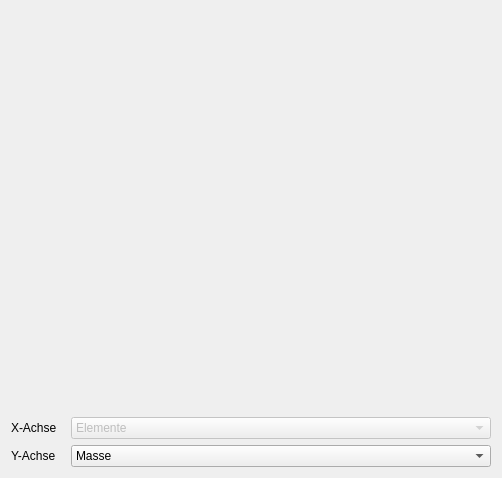
          <widget class="QWidget" name="subTab_220">
           <attribute name="title">
            <string>Massenverteilung</string>
           </attribute>
           <layout class="QVBoxLayout" name="verticalLayout_19">
            <item>
             <layout class="QVBoxLayout" name="verticalLayout_220">
              <item>
               <widget class="MplWidget" name="MplWidget_220" native="true">
                <property name="minimumSize">
                 <size>
                  <width>480</width>
                  <height>400</height>
                 </size>
                </property>
                <property name="toolTip">
                 <string notr="true"/>
                </property>
                <property name="statusTip">
                 <string notr="true"/>
                </property>
                <property name="whatsThis">
                 <string notr="true"/>
                </property>
               </widget>
              </item>
              <item>
               <layout class="QHBoxLayout" name="horizontalLayout_221">
                <item>
                 <widget class="QLabel" name="label_221">
                  <property name="text">
                   <string>X-Achse</string>
                  </property>
                 </widget>
                </item>
                <item>
                 <widget class="QComboBox" name="comboBox_xAxis_221">
                  <property name="enabled">
                   <bool>false</bool>
                  </property>
                  <property name="minimumSize">
                   <size>
                    <width>420</width>
                    <height>0</height>
                   </size>
                  </property>
                  <item>
                   <property name="text">
                    <string>Elemente</string>
                   </property>
                  </item>
                 </widget>
                </item>
               </layout>
              </item>
              <item>
               <layout class="QHBoxLayout" name="horizontalLayout_222">
                <item>
                 <widget class="QLabel" name="label_222">
                  <property name="text">
                   <string>Y-Achse</string>
                  </property>
                 </widget>
                </item>
                <item>
                 <widget class="QComboBox" name="comboBox_yAxis_222">
                  <property name="minimumSize">
                   <size>
                    <width>420</width>
                    <height>0</height>
                   </size>
                  </property>
                  <item>
                   <property name="text">
                    <string>Masse</string>
                   </property>
                  </item>
                  <item>
                   <property name="text">
                    <string>Anteil an Gesamtmasse</string>
                   </property>
                  </item>
                 </widget>
                </item>
               </layout>
              </item>
             </layout>
            </item>
           </layout>
          </widget>
